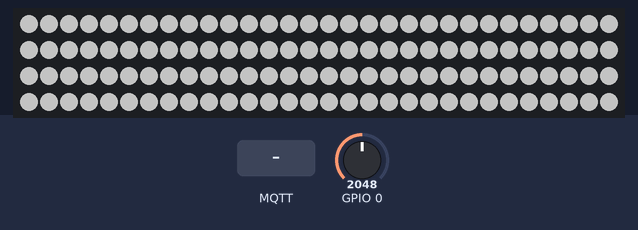
This sketch was run on a simulated ESP32. On the bench: 120 RGB LEDs in strip order, left to right, continuing on the next row. Inputs (shaded band) come from the test bench; at power-on: GPIO 0 = 2048. Dim RGB values are drawn brighter than linear; WiFi joins after 1.5 s; servers stay silent unless stated; random numbers use the default seed unless the sketch sets one; no MQTT or app messages arrive unless stated; what the sketch prints to the serial monitor is not drawn.

Above: at 1.6 s.
At 12.6 s:
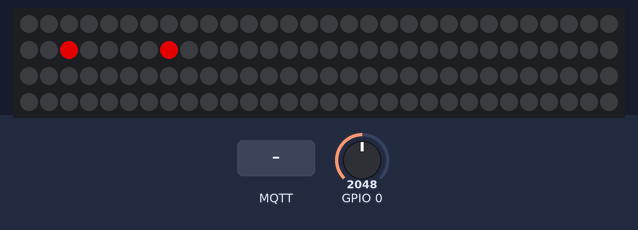
12.7 s: MQTT message "1" arrives on the first subscribed topic
At 16.77 s:
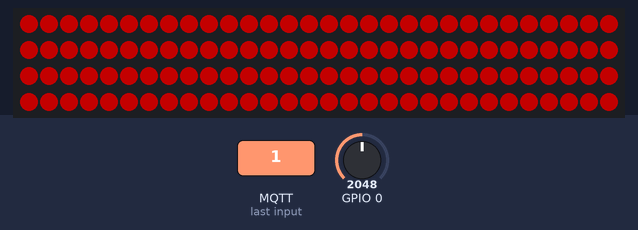
Timing chart, 0 to 18.3 s (numbered marks = the images above; inputs shaded):
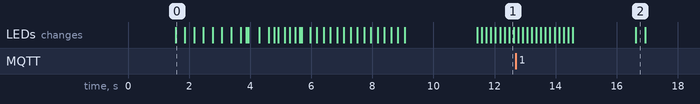

The sketch:

MqttLed.ino
```cpp
#include <Arduino.h>
#include <WiFi.h>
#include <EasyOTA.h>
#include "time.h"
#include <FastLED.h>
#include <PubSubClient.h>
#include <stdio.h>
#include <stdlib.h>
#include <config.h>
#include <effects.h>
#include <utils.h>
#include <wifiMqttfunc.h>

void setup()
{
  Serial.begin(115200);
  Serial.println(NUM_LEDS);

  FastLED.addLeds<NEOPIXEL, LED_PIN>(leds, NUM_LEDS);

  wifi_connect();
  OTA.beginSetup(OTAport, OTApass);
  client.setServer(mqttServer, mqttPort);
  client.setCallback(callback_mqtt);
  while (!client.connected())
  {
    conect_mosquitto();
  }
  client.subscribe("ledStrip_1");
  client.subscribe("ledStrips");
  startUp();
}

void loop()
{
  if (!client.connected())
  {
    reconTries +=1;
    delay(2000);
    conect_mosquitto();
    if(reconTries > 10){
      alertRED();
      esp_restart();
    }
  }
  handleEffect();
  keepOnline();
  OTA.handle();
  client.loop();
}
```

effects.h
```cpp
void setPixel(int Pixel, byte red, byte green, byte blue){
    leds[Pixel].setRGB(red, green, blue);
}

void setAll(byte red, byte green, byte blue) {
    for(int i = 0; i < NUM_LEDS; i++ ) {
        setPixel(i, red, green, blue);
    }
    FastLED.show();
}

void cleanUp(){
    setAll(0,0,0);
}

byte * wheel(byte wheelPos) {
    static byte c[3];
    if(wheelPos < 85) {
    c[0]=wheelPos * 3;
    c[1]=255 - wheelPos * 3;
    c[2]=0;
    } else if(wheelPos < 170) {
    wheelPos -= 85;
    c[0]=255 - wheelPos * 3;
    c[1]=0;
    c[2]=wheelPos * 3;
    } else {
    wheelPos -= 170;
    c[0]=0;
    c[1]=wheelPos * 3;
    c[2]=255 - wheelPos * 3;
    }
    return c;
}

void rainbow_loop(int velocidade) {
    byte *c;
    uint16_t i, j;
    for(j=0; j<256; j++) { // 5 cycles of all colors on wheel
        for(i=0; i< NUM_LEDS; i++) {
            c=wheel(((i * 256 / NUM_LEDS) + j) & 255);
            leds[i].setRGB(*c, *(c+1), *(c+2));
        }
        FastLED.show();
        delay(velocidade);
    }
}

void fadeOff(){
    for (int i = 0; i < NUM_LEDS; i++){
        leds[i] = leds[i].setRGB(0, 0, 0);
        delay(10);
        FastLED.show();
    }
}

void alertRED(){
    Serial.println("ALERTA VERMELHO FI");
    for (int i = 0; i < NUM_LEDS; i++){
        leds[i] = leds[i].setRGB(90, 0, 0);
    }
    FastLED.show();
    delay(100);
    for (int i = 0; i < NUM_LEDS; i++){
        leds[i] = leds[i].setRGB(0, 0, 0);
    }
    FastLED.show();
    delay(100);
    for (int i = 0; i < NUM_LEDS; i++){
        leds[i] = leds[i].setRGB(90, 0, 0);
    }
    FastLED.show();
    delay(100);
    for (int i = 0; i < NUM_LEDS; i++){
        leds[i] = leds[i].setRGB(0, 0, 0);
    }
    FastLED.show();
}

void staticColor(int red, int green,int blue){
    for (int i = (NUM_LEDS/2)-1,back = NUM_LEDS/2; back < NUM_LEDS; i--, back++)
        {
            leds[i] = leds[i].setRGB(red, green,blue);
            leds[back] = leds[back].setRGB(red, green,blue);
            delay(15);
            FastLED.show();
        }

}

void FadeInOut(byte red, byte green, byte blue){
    float r, g, b;

    for(int k = 0; k < 256; k=k+1) {
        r = (k/256.0)*red;
        g = (k/256.0)*green;
        b = (k/256.0)*blue;
        setAll(r,g,b);
        delay(15);
    }

    for(int k = 255; k >= 0; k=k-2) {
        r = (k/256.0)*red;
        g = (k/256.0)*green;
        b = (k/256.0)*blue;
        setAll(r,g,b);
        delay(15);
    }
}

void HalloweenEyes(byte red, byte green, byte blue,
                    int EyeWidth, int EyeSpace,
                    boolean Fade, int Steps, int FadeDelay,
                    int EndPause){
    randomSeed(analogRead(0));

    int i;
    int StartPoint  = random( 0, NUM_LEDS - (2*EyeWidth) - EyeSpace );
    int Start2ndEye = StartPoint + EyeWidth + EyeSpace;

    for(i = 0; i < EyeWidth; i++) {
    setPixel(StartPoint + i, red, green, blue);
    setPixel(Start2ndEye + i, red, green, blue);
}
    FastLED.show();

    if(Fade==true) {
    float r, g, b;

    for(int j = Steps; j >= 0; j--) {
        r = j*(red/Steps);
        g = j*(green/Steps);
        b = j*(blue/Steps);

        for(i = 0; i < EyeWidth; i++) {
        setPixel(StartPoint + i, r, g, b);
        setPixel(Start2ndEye + i, r, g, b);
        }

        FastLED.show();
        delay(FadeDelay);
    }
}

  setAll(0,0,0); // Set all black

    delay(EndPause);
}

void startUp(){
    for (int i = 0; i < NUM_LEDS; i++){
        leds[i] = leds[i].setRGB(90, 90, 90);
    }
    FastLED.show();
    delay(100);
    for (int i = 0; i < NUM_LEDS; i++){
        leds[i] = leds[i].setRGB(90, 90, 90);
    }
    FastLED.show();
    delay(150);
    rainbow_loop(1);
    for (int i = 0; i < NUM_LEDS; i++){
        int randomNum = random(0,120);
        setPixel(randomNum, 90, 0, randomNum);
        delay(20);
        FastLED.show();
    }
    cleanUp();

    HalloweenEyes(0xff, 0x00, 0x00,
                1, 4,
                true, random(5,50), random(50,150),
                random(1000, 10000));
}
```

utils.h
```cpp
int set_red(char * color){
    int value = atoi(color);
    if (value < 0) value = 0;
    if (value > 255) value = 255;
    return value;
}

int set_green(char * color){
    int value = atoi(color);
    if (value < 0) value = 0;
    if (value > 255) value = 255;
    return value;
}

int set_blue(char * color){
    int value = atoi(color);
    if (value < 0) value = 0;
    if (value > 255) value = 255;
    return value;
}

boolean validateRainbowValue(String msg){
    for (int i = 0; i< msg.length(); i++){
        if (!(msg[i] >= '0' && msg[i] <= '9')){
                    return false;
                }
    }
    return true;
}

boolean validateNumber(char validateNum){
    if (!(validateNum >= '0' && validateNum <= '9')){
            return false;
        }
    return true;
}

boolean validateRGBMessageFormat(String msg){
    if(msg.length() < 5 || msg.length() > 11)
        return false;
    if(msg.indexOf(",") < 0)
        return false;

    for (int i = 0; i< msg.length(); i++){
        if(!validateNumber(msg[i])){
            if(msg[i] != ','){
                return false;
            }
            else{
                if(msg[i+1] == ',')
                    return false;
            }
        }
    }
    return true;

}

void remove_spaces(char * p){
    Serial.println("Removing Spaces");
    if (p == NULL)
        return;
    int n = 0;
    for (int i = 0; i<strlen(p); i++){
        if (p[i] != ' '){
            p[n++] = p[i];
        }
    }
    p[n] = '\0';
}

boolean split_colors_values(char *red, char *green, char *blue, char *msg){
    char * message = strdup(msg);

    remove_spaces(message);
    if(validateRGBMessageFormat(message)){
        strncpy(red, strtok(message, ","), 4);
        strncpy(green, strtok(NULL, ","), 4);
        strncpy(blue, strtok(NULL, ","), 4);
        return true;
    }
    else
        return false;
}

char *byte_message_to_char(byte* message, unsigned int length){
    char *msg =(char*) malloc(length * sizeof(char));

    for(int x=0; x<length; x++){
        msg[x] = message[x];
    }
    msg[length] = '\0';

    return msg;
}

int getModeValue(char* mode){
    // 0 - rainbow, 1 - rgb
    if(strcmp(mode, "rainbow") == 0){
        return 0;
    }

    if(strcmp(mode, "rgb") == 0){
        return 1;
    }
    if(strcmp(mode, "reset") == 0){
        return 2;
    }
    if(strcmp(mode, "demon") == 0){
        return 3;
    }
    if(strcmp(mode, "fade") == 0){
        return 4;
    }
    else
        return -1;
}

void handleModeTransition(int modeNum, char* value, char* params){
    effectMode = -1;
    switch (modeNum){
        case 0:
            if(validateRainbowValue(value)){
                if(atoi(value)==0){
                    fadeOff();
                }
                else{
                    effectMode = 1;
                    rainbowSpeed = atoi(value);
                }
            }
            else{
                alertRED();
            }
            break;

        case 1:
            char r[4], g[4], b[4];
            if(split_colors_values(r, g, b, value)){
                staticColor(set_red(r), set_green(g), set_blue(b));
            }
            else
                alertRED();
            break;
        case 2:
            esp_restart();
            break;
        case 3:
            effectMode = 2;
            break;
        case 4:
            effectMode=3;
            break;
        case -1:
            alertRED();
            break;

        default:
            fadeOff();
            break;
    }
}

void handleEffect(){
    switch (effectMode)
    {
    case 0:
        break;
    case 1:
        rainbow_loop(rainbowSpeed);
        break;
    case 2:
        HalloweenEyes(0xff, 0x00, 0x00,1, 4, true, random(5,50), random(50,150),random(1000, 5000));
        break;
    case 3:
        FadeInOut(100,0,100);
        break;
    default:
        break;
    }
}
```

wifiMqttfunc.h
```cpp
void wifi_connect(){
   //connect to WiFi
  Serial.printf("Connecting to %s ", ssid);
  WiFi.begin(ssid, password);
  while (WiFi.status() != WL_CONNECTED) {
      delay(500);
      Serial.print(".");
  }
  Serial.println(" CONNECTED");
}

boolean conect_mosquitto(){
  if (client.connect("ESP32Client", mqttUser, mqttPassword )){
    Serial.println("Conectado ao broker!");
    return true;
    }
  else{
    Serial.print("Falha na conexao ao broker - Estado: ");
    Serial.print(client.state());
    delay(2000);
    return false;
    }
}
void keepOnline(){
  if(millis() - lastMillis > 1000)
    client.publish("OnlineDevices", "LedStrip_1 - Online");
}

//message format <mode>/<value>/<params>
// ex : "rgb/2,5,5/" , "rainbow/1/5", reset/1/1, demon/1/1, fade/1/1
void callback_mqtt(char* topic, byte* message, unsigned int length){
  char *msg, *mode,*value, *params;
  int modeNum = -1;

  msg = {byte_message_to_char(message, length)};
  mode =strtok(msg,"/");
  value = strtok(NULL,"/");
  params = strtok(NULL,"/");
  modeNum = getModeValue(mode);
  Serial.print(mode);
  Serial.print(" ");
  Serial.print(value);
  Serial.print(" ");
  Serial.print(params);
  Serial.print(" ");
  Serial.println(modeNum);
  handleModeTransition(modeNum, value, params);

}
```

config.h
```cpp
#define LED_PIN 4 //signal pin
#define NUM_LEDS 120 //number of LEDs in your strip


CRGB leds[NUM_LEDS];
const char* ssid       = "<YOUR SSID>";
const char* password   = "<YOUR PASSWORD>";

int reconTries = 0;
const char* mqttServer = "<MQTTIPADRESS>";
const int mqttPort = 0;//YOUR PORT;
const char* mqttUser = "MQTT USER";
const char* mqttPassword = "MQTT PASS";
unsigned long lastMillis = millis();

int rainbowMode = 0;
int rainbowSpeed = 0;
int effectMode = 2;

WiFiClient espClient;
EasyOTA OTA;
const char* OTApass = "YOUR OTAPASS";
int OTAport = 00; // OTA PORt
PubSubClient client(espClient);
```
